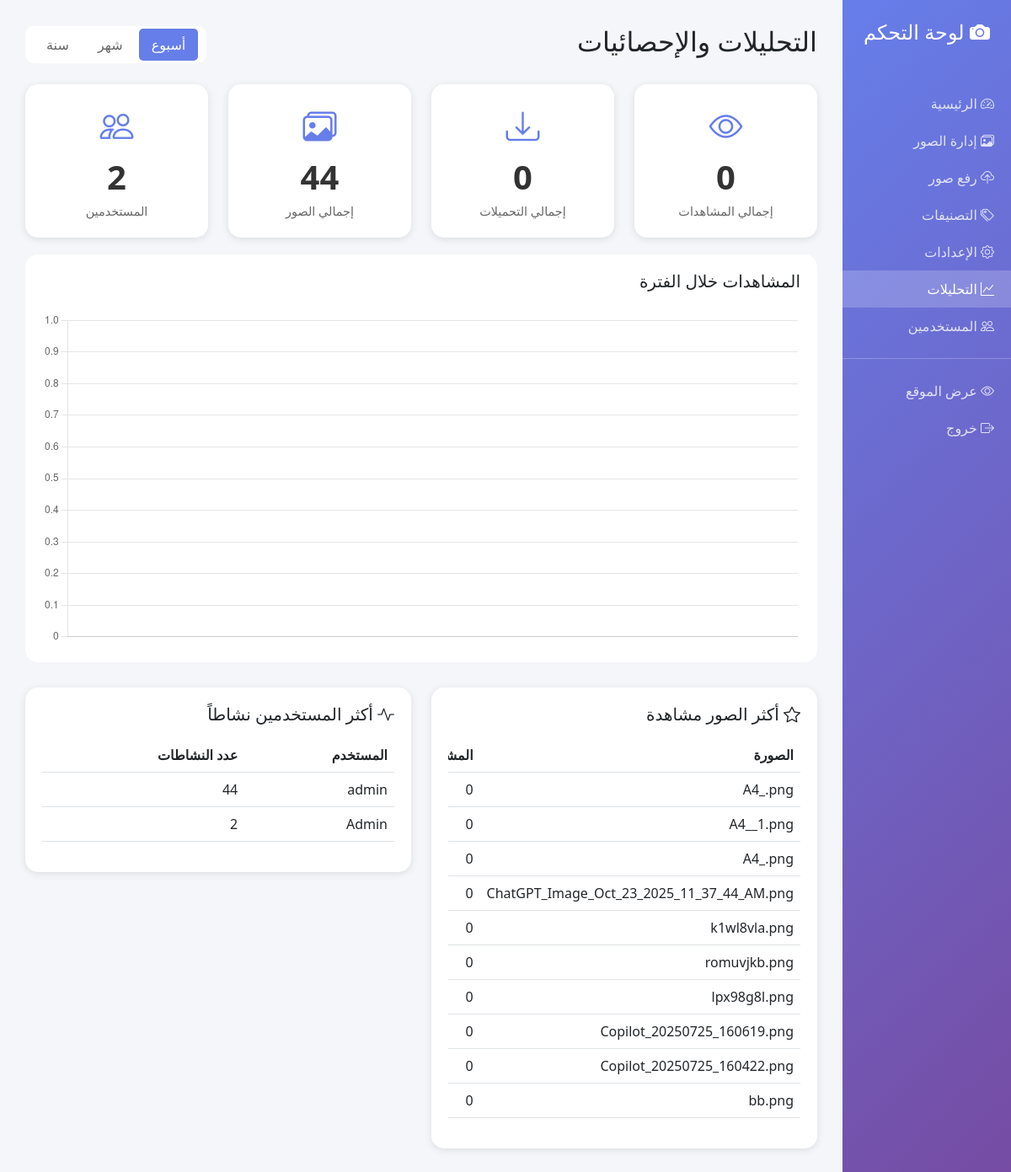
/admin/analytics (signed in), run on an earlier commit of the app's database.
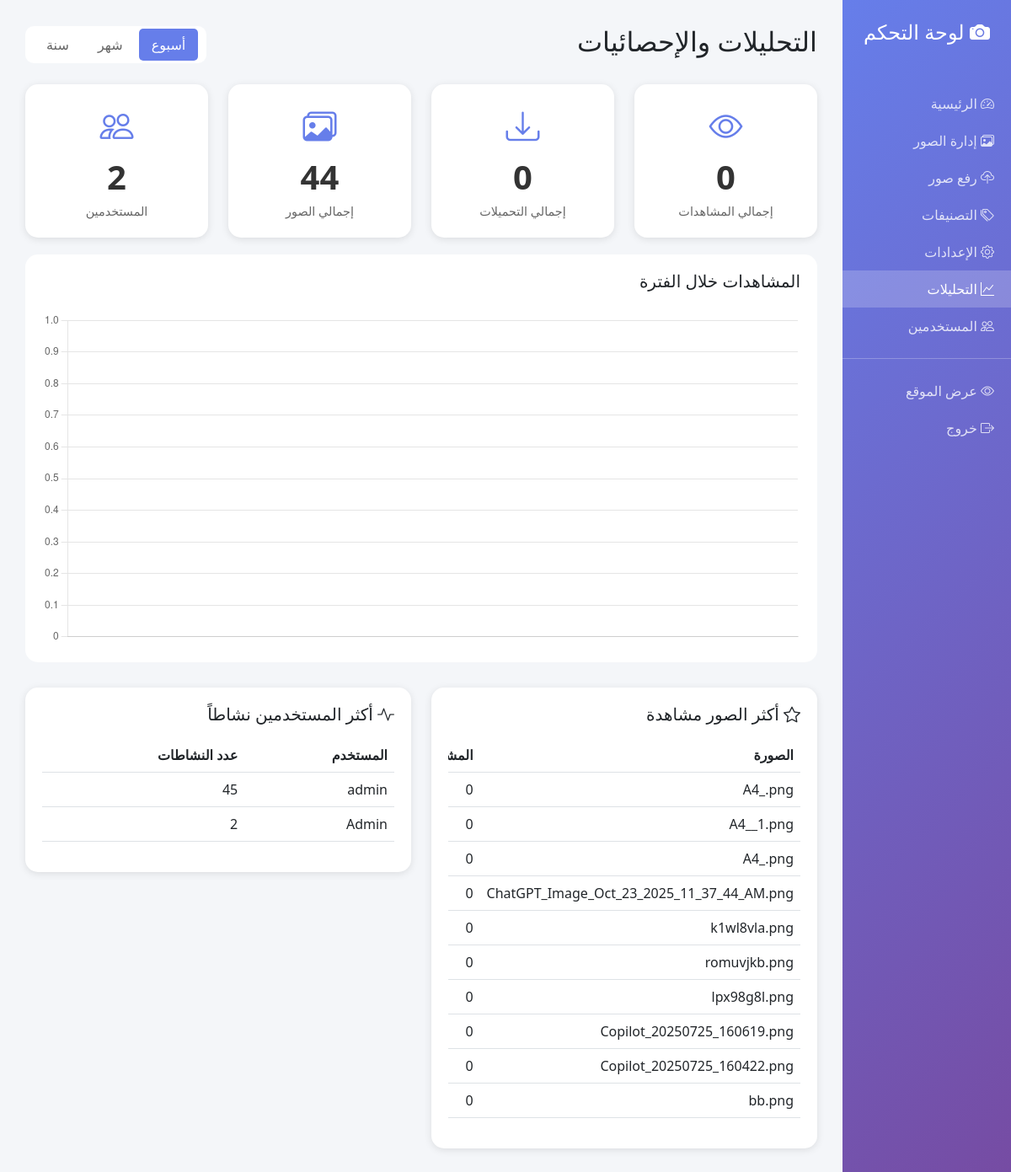
And on a later commit of the database.
### app.py (models this page shows, shortened)
class User(UserMixin, db.Model):
    id = db.Column(db.Integer, primary_key=True)
    username = db.Column(db.String(80), unique=True, nullable=False)
    email = db.Column(db.String(120), unique=True, nullable=False)
    password_hash = db.Column(db.String(200), nullable=False)
    role = db.Column(db.String(20), default='viewer')  # admin, editor, viewer
    created_at = db.Column(db.DateTime, default=datetime.utcnow)
    last_login = db.Column(db.DateTime)
    is_active = db.Column(db.Boolean, default=True)

### app.py (the view)
@app.route('/admin/analytics')
@login_required
def analytics():
    try:
        period = request.args.get('period', 'week')
        if period == 'week':
            days = 7
        elif period == 'month':
            days = 30
        else:
            days = 365
        start_date = datetime.utcnow() - timedelta(days=days)
        views_over_time = []
        try:
            views_over_time = db.session.query(
                func.date(ActivityLog.timestamp).label('date'),
                func.count().label('count')
            ).filter(
                ActivityLog.action == 'view_image',
                ActivityLog.timestamp >= start_date
            ).group_by('date').all()
        except:
            views_over_time = []
        popular_images = Image.query.order_by(Image.views.desc()).limit(10).all()
        active_users = []
        try:
            active_users = db.session.query(
                User.username,
                func.count(ActivityLog.id).label('activity_count')
            ).join(ActivityLog, isouter=True).group_by(User.id).order_by(func.count(ActivityLog.id).desc()).limit(5).all()
        except:
            active_users = []
        stats = {
            'total_views': db.session.query(func.sum(Image.views)).scalar() or 0,
            'total_downloads': db.session.query(func.sum(Image.downloads)).scalar() or 0,
            'total_images': Image.query.count(),
            'total_users': User.query.count()
        }
        return render_template('analytics.html',
                             period=period,
                             views_over_time=views_over_time,
                             popular_images=popular_images,
                             active_users=active_users,
                             stats=stats)
    except Exception as e:
        print(f"⚠️ خطأ في التحليلات: {e}")
        flash('حدث خطأ في تحميل التحليلات', 'danger')
        return redirect(url_for('admin_dashboard'))

### app.py (called while the page is built)
@login_manager.user_loader
def load_user(user_id):
    return User.query.get(int(user_id))

### templates/analytics.html (shortened to what the changed rows need)
<!DOCTYPE html>
<html dir="rtl" lang="ar">
<head>
    <link href="https://cdn.jsdelivr.net/npm/bootstrap@5.3.0/dist/css/bootstrap.min.css" rel="stylesheet">
    <link rel="stylesheet" href="https://cdn.jsdelivr.net/npm/bootstrap-icons@1.11.0/font/bootstrap-icons.css">
</head>
<body>
    <div class="container-fluid">
        <div class="row">
            <div class="col-md-10 main-content">
                <div class="d-flex justify-content-between align-items-center mb-4">
                    <h2>التحليلات والإحصائيات</h2>
                </div>
                <div class="row">
                    <div class="col-md-6">
                        <div class="stat-card">
                            <div class="table-responsive">
                                <table class="table">
                                    <thead>
                                        <tr>
                                            <th>الصورة</th>
                                            <th>المشاهدات</th>
                                        </tr>
                                    </thead>
                                </table>
                            </div>
                        </div>
                    </div>
                    <div class="col-md-6">
                        <div class="stat-card">
                            <div class="table-responsive">
                                <table class="table">
                                    <thead>
                                        <tr>
                                            <th>المستخدم</th>
                                            <th>عدد النشاطات</th>
                                        </tr>
                                    </thead>
                                    <tbody>
                                        {% for username, count in active_users %}
                                        <tr>
                                            <td>{{ username }}</td>
                                            <td>{{ count }}</td>
                                        </tr>
                                        {% else %}
                                        <tr>
                                            <td colspan="2" class="text-center">لا توجد بيانات</td>
                                        </tr>
                                        {% endfor %}
                                    </tbody>
                                </table>
                            </div>
                        </div>
                    </div>
                </div>
            </div>
        </div>
    </div>
    <script>
        // Views Chart
        const ctx = document.getElementById('viewsChart').getContext('2d');
        const viewsData = {{ views_over_time|tojson }};
        new Chart(ctx, {
            type: 'line',
            data: {
                labels: viewsData.map(d => d.date),
                datasets: [{
                    label: 'المشاهدات',
                    data: viewsData.map(d => d.count),
                    borderColor: '#667eea',
                    backgroundColor: 'rgba(102, 126, 234, 0.1)',
                    tension: 0.1,
                    fill: true
                }]
            },
            options: {
                responsive: true,
                maintainAspectRatio: false,
                plugins: {
                    legend: {
                        display: false
                    }
                },
                scales: {
                    y: {
                        beginAtZero: true
                    }
                }
            }
        });
    </script>
</body>
</html>

What changed in the data, as far as the page shows it:
changed User "admin": count "44" → "45"
